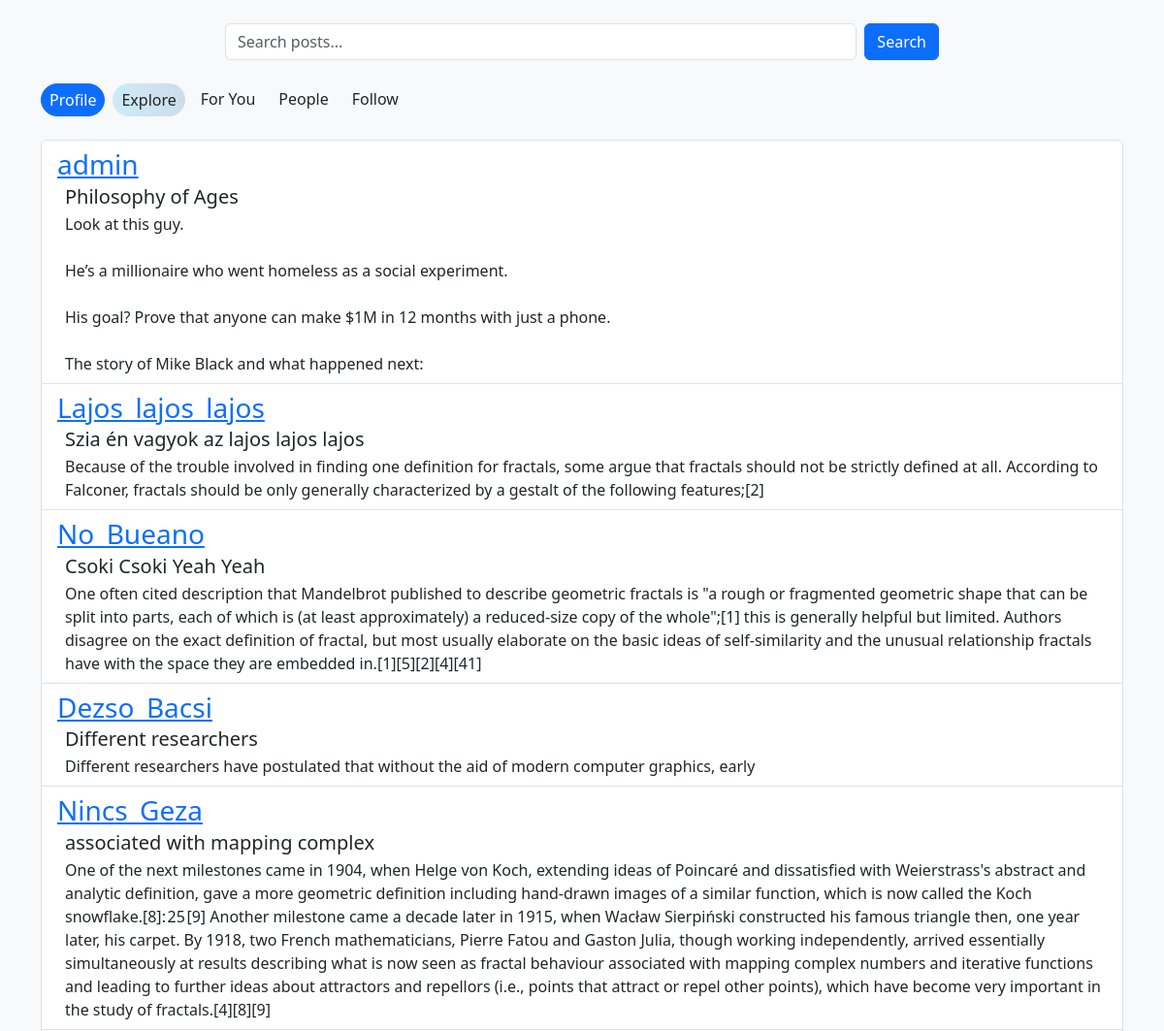
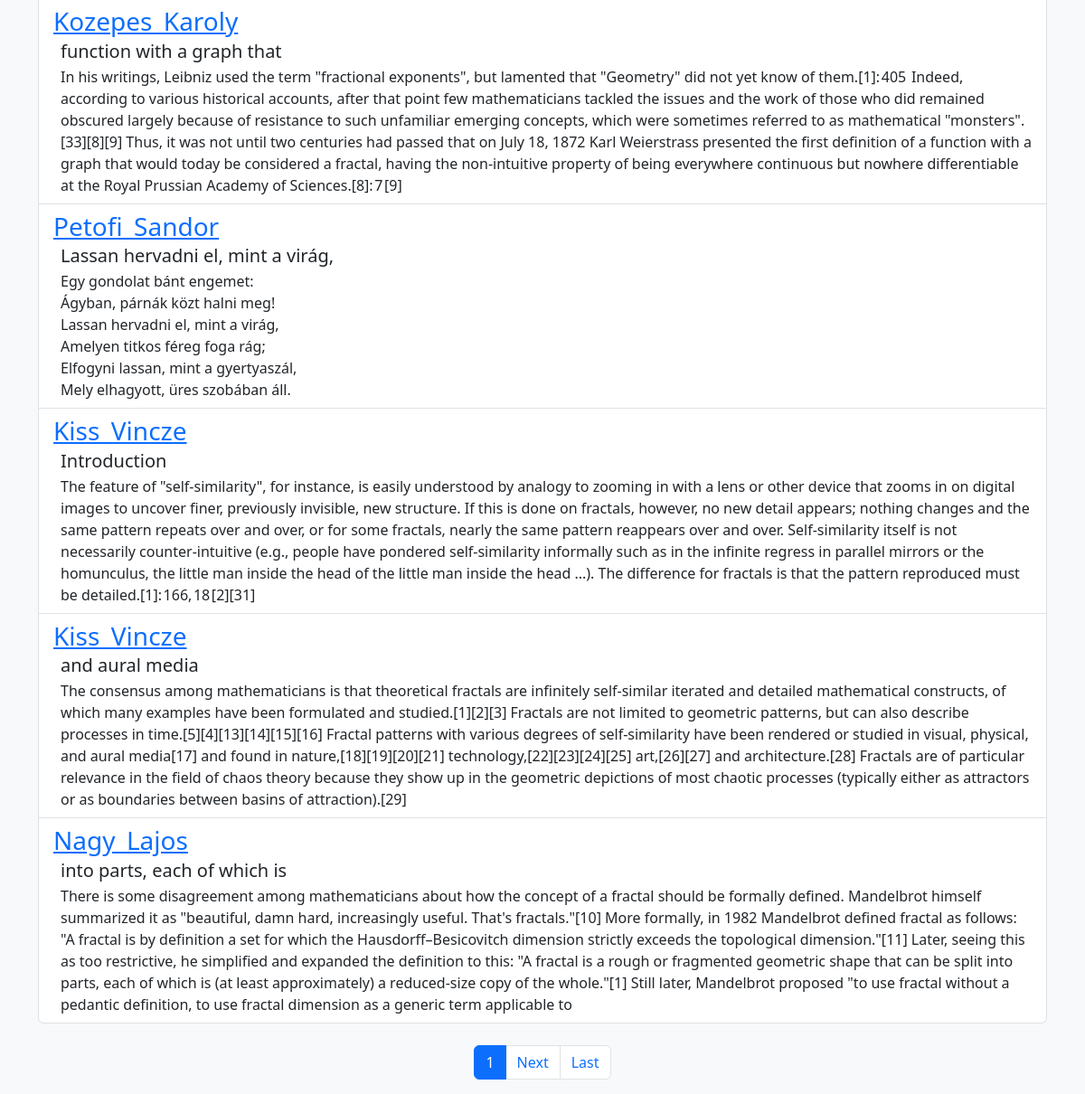
The app's page / (signed in) with its own data (2 pictures, top to bottom).
### accounts/models.py (models this page shows, shortened)
class Post(models.Model):
    title = models.CharField(max_length=200)
    text = models.TextField()
    user = models.ForeignKey(User, on_delete=models.CASCADE)
    created_at = models.DateTimeField(default=datetime.now)

### explores/views.py (the view)
# urls.py: path('',explore_view, name='explore'),
@login_required
def explore_view(request):
    search_query = request.GET.get('search','')
    if search_query:
        posts = Post.objects.filter(
            title__icontains=search_query
        ) | Post.objects.filter(
            text__icontains=search_query
        )
    else:
        posts = Post.objects.all()
    posts = posts.order_by('-created_at')
    for post in posts:
        post.text = post.text.replace('\n', '<br>')
        post.is_creator_followed = Follow.objects.filter(follower=request.user,following=post.user).exists()
    posts_with_user = [(post, post.user) for post in posts]
    paginator = Paginator(posts_with_user, 10)
    page_number = request.GET.get('page')
    page_obj = paginator.get_page(page_number)
    return render(request,'explores/explore.html', {'page_obj':page_obj, 'search_query':search_query, })

### explores/templatetags/custom_filters.py (called while the page is built, shortened)
@register.filter
def highlight_search(text, search_query):
    if not search_query:
        return text

### explores/templates/explores/explore.html (shortened to what this page needs)
{% extends 'explores/base.html' %}{% load custom_filters %} {% block content %}
<ul class="list-group">
    {% for post, user in page_obj %}
    <li
        class="list-group-item {%if post.is_creator_followed == True%}followed{%endif%}"
    >
        <a href="{% url 'check_out_profile' user.id %}">
            <h5 class="mb-1 text-primary fs-3">{{ user.username }}</h5>
        </a>
        <h5 class="mb-1 ms-2">
            {{ post.title|highlight_search:search_query }}
        </h5>
        <p class="mb-0 ms-2">
            {{ post.text|highlight_search:search_query|safe }}
        </p>
    </li>
    {% endfor %}
</ul>
{% endblock %}

### static/styles.css (style rules this page uses)
.followed { border-radius: 0px; animation: followed 15s infinite linear; }

### records on screen
Post: username "admin", title|highlight_search "Philosophy of Ages", text|highlight_search "Look at this guy. He’s a millionaire who went homeless as a social experiment. His goal? Prove that anyone can make $1M in 12 months with just a phone. The story of Mike Black and what happened next:"
Post: username "Lajos_lajos_lajos", title|highlight_search "Szia én vagyok az lajos lajos lajos", text|highlight_search "Because of the trouble involved in finding one definition for fractals, some argue that fractals should not be strictly defined at all. According to Falconer, fractals should be only generally characterized by a gestalt of the following features;[2]"
Post: username "No_Bueano", title|highlight_search "Csoki Csoki Yeah Yeah", text|highlight_search "One often cited description that Mandelbrot published to describe geometric fractals is \"a rough or fragmented geometric shape that can be split into parts, each of which is (at least approximately) a reduced-size copy of the whole\";[1] this is generally helpful but limited. Authors disagree on the exact definition of fractal, but most usually elaborate on the basic ideas of self-similarity and the unusual relationship fractals have with the space they are embedded in.[1][5][2][4][41]"
Post: username "Dezso_Bacsi", title|highlight_search "Different researchers", text|highlight_search "Different researchers have postulated that without the aid of modern computer graphics, early"
Post: username "Nincs_Geza", title|highlight_search "associated with mapping complex", text|highlight_search "One of the next milestones came in 1904, when Helge von Koch, extending ideas of Poincaré and dissatisfied with Weierstrass's abstract and analytic definition, gave a more geometric definition including hand-drawn images of a similar function, which is now called the Koch snowflake.[8]: 25 [9] Another milestone came a decade later in 1915, when Wacław Sierpiński constructed his famous triangle then, one year later, his carpet. By 1918, two French mathematicians, Pierre Fatou and Gaston Julia, though working independently, arrived essentially simultaneously at results describing what is now seen as fractal behaviour associated with mapping complex numbers and iterative functions and leading…"
Post: username "Kozepes_Karoly", title|highlight_search "function with a graph that", text|highlight_search "In his writings, Leibniz used the term \"fractional exponents\", but lamented that \"Geometry\" did not yet know of them.[1]: 405 Indeed, according to various historical accounts, after that point few mathematicians tackled the issues and the work of those who did remained obscured largely because of resistance to such unfamiliar emerging concepts, which were sometimes referred to as mathematical \"monsters\".[33][8][9] Thus, it was not until two centuries had passed that on July 18, 1872 Karl Weierstrass presented the first definition of a function with a graph that would today be considered a fractal, having the non-intuitive property of being everywhere continuous but nowhere differentiable at…"
Post: username "Petofi_Sandor", title|highlight_search "Lassan hervadni el, mint a virág,", text|highlight_search "Egy gondolat bánt engemet: Ágyban, párnák közt halni meg! Lassan hervadni el, mint a virág, Amelyen titkos féreg foga rág; Elfogyni lassan, mint a gyertyaszál, Mely elhagyott, üres szobában áll."
Post: username "Kiss_Vincze", title|highlight_search "Introduction", text|highlight_search "The feature of \"self-similarity\", for instance, is easily understood by analogy to zooming in with a lens or other device that zooms in on digital images to uncover finer, previously invisible, new structure. If this is done on fractals, however, no new detail appears; nothing changes and the same pattern repeats over and over, or for some fractals, nearly the same pattern reappears over and over. Self-similarity itself is not necessarily counter-intuitive (e.g., people have pondered self-similarity informally such as in the infinite regress in parallel mirrors or the homunculus, the little man inside the head of the little man inside the head ...). The difference for fractals is that the…"
Post: username "Kiss_Vincze", title|highlight_search "and aural media", text|highlight_search "The consensus among mathematicians is that theoretical fractals are infinitely self-similar iterated and detailed mathematical constructs, of which many examples have been formulated and studied.[1][2][3] Fractals are not limited to geometric patterns, but can also describe processes in time.[5][4][13][14][15][16] Fractal patterns with various degrees of self-similarity have been rendered or studied in visual, physical, and aural media[17] and found in nature,[18][19][20][21] technology,[22][23][24][25] art,[26][27] and architecture.[28] Fractals are of particular relevance in the field of chaos theory because they show up in the geometric depictions of most chaotic processes (typically…"
Post: username "Nagy_Lajos", title|highlight_search "into parts, each of which is", text|highlight_search "There is some disagreement among mathematicians about how the concept of a fractal should be formally defined. Mandelbrot himself summarized it as \"beautiful, damn hard, increasingly useful. That's fractals.\"[10] More formally, in 1982 Mandelbrot defined fractal as follows: \"A fractal is by definition a set for which the Hausdorff–Besicovitch dimension strictly exceeds the topological dimension.\"[11] Later, seeing this as too restrictive, he simplified and expanded the definition to this: \"A fractal is a rough or fragmented geometric shape that can be split into parts, each of which is (at least approximately) a reduced-size copy of the whole.\"[1] Still later, Mandelbrot proposed \"to use…"

### other values on screen
{{ page_obj.number }} "1"
